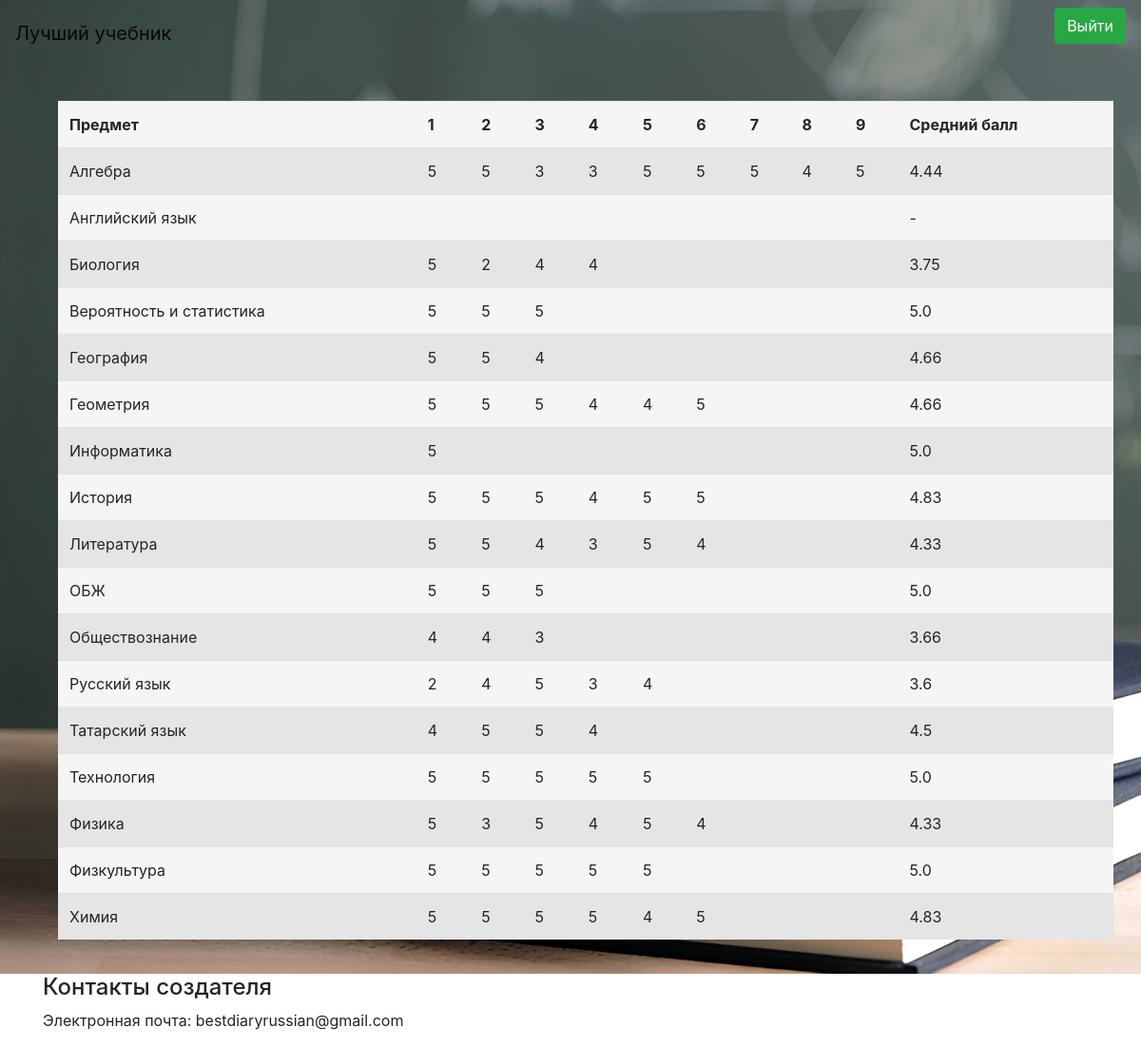
Screenshot of /user (signed in) with the database file from the repository.
### data/predmet.py (models this page shows)
class Predmet(SqlAlchemyBase, UserMixin):
    __tablename__ = 'predmets'
    id = sqlalchemy.Column(sqlalchemy.Integer,
                           primary_key=True, autoincrement=True)
    name = sqlalchemy.Column(sqlalchemy.String, nullable=True)

### main.py (the view)
@app.route("/user")
def user():
    coc = request.cookies.get("coc", 0)
    if coc:
        db_sess = db_session.create_session()
        userUs = db_sess.query(User).filter(
            User.id == int(coc.split(';')[0])).first()
        us = coc.split(';')[1]
        headings = ["Предмет", "Средний балл"]
        a = []
        mx = 0
        for i in db_sess.query(Predmet):
            evalutions = db_sess.query(Evaluation).filter(
                Evaluation.idUser == userUs.id).filter(
                Evaluation.idPredmet == i.id)
            p = 0
            for _ in evalutions:
                p += 1
            if mx < p:
                mx = p
        for i in range(mx, 0, -1):
            headings.insert(1, str(i))
        kk = 0
        for i in db_sess.query(Predmet).order_by(Predmet.name):
            kk += 1
            evalutions = db_sess.query(Evaluation).filter(
                Evaluation.idUser == userUs.id).filter(
                Evaluation.idPredmet == i.id)
            b = ['' for i in range(len(headings))]
            b[0] = i.name
            sm = 0
            k = 0
            if evalutions:
                for j in evalutions:
                    sm += j.type
                    k += 1
                    b[headings.index(str(k))] = j.type
                if k != 0:
                    b[-1] = str((sm / k * 100) // 1 / 100)
                else:
                    b[-1] = '-'
            else:
                b[-1] = '-'
            a.append(b)
        return render_template("user.html", headings=headings, data=a, us=us,
                               bg='img')
    else:
        return redirect("/")

### data/db_session.py (called while the page is built)
def create_session() -> Session:
    global __factory
    return __factory()

### main.py (called while the page is built)
@login_manager.user_loader
def load_user(user_id):
    db_sess = db_session.create_session()
    return db_sess.query(User).get(user_id)

### templates/user.html (shortened to what this page needs)
<!DOCTYPE html>
<html lang="en">
<head>
    <link rel="stylesheet" href="/static/styles.css">
</head>
<body>
{% extends "base.html" %}
{% block content %}
<table class="table">
    <tr class="table__header">
        {% for header in headings %}
        <th class="table__cell"> {{ header }}</th>
        {% endfor %}
    </tr>
    {% for row in data %}
        <tr class="table__row">
            {% for cell in row %}
                <td class="table__cell"> {{ cell }} </td>
            {% endfor %}
        </tr>
    {% endfor %}
</table>
{% endblock %}

### templates/base.html (shortened to what this page needs)
<!doctype html>
<html lang="en">
<head>
    <link rel="stylesheet"
          href="https://stackpath.bootstrapcdn.com/bootstrap/4.4.1/css/bootstrap.min.css"
>
</head>
<body>
{% if bg == "img" %}
<div class="custom-div_image_1">
{% else %}
<div class="custom-div">
{% endif %}
    <header>
        <nav class="navbar navbar-light">
            <a class="navbar-brand" href="#">Лучший учебник</a>
            {% if us != "None" %}
                <p>
                    <a class="btn btn-success" href="/logout">Выйти</a>
                </p>
            {% else %}
                <p>
                    <a class="btn btn-success" href="/login">Войти</a>
                </p>
            {% endif %}
        </nav>
    </header>
    <main role="main" class="container">
        {% block content %}{% endblock %}
    </main>
</div>
<footer>
    <div class="custom-center">
        <div class="container">
            <div class="row">
                <div class="col-md-6">
                    <h4>Контакты создателя</h4>
                    <p>Электронная почта: bestdiaryrussian@gmail.com</p>
                </div>
            </div>
        </div>
    </div>
</footer>
</body>
</html>

### static/styles.css (style rules this page uses)
.table { border-spacing: 0; margin: 1rem; background-color: #f5f5f5; }
.table__row:nth-child(even) { background-color: #e5e5e5; }
.table__header { text-align: left; }
.table__cell { padding: 8px; }

### templates/base.html (style rules this page uses)
main { min-height: 700px; max-width: 800px; margin: 0 auto; padding: 20px; }
.custom-center { align-items: center }
.custom-div_image_1 { background: url('../static/images/wallpaper_1.jpg'); background-repeat: no-repeat; background-size: cover; }

### rows the page displays
Predmet: name "Алгебра", row "5" "5" "3" "3" "5" "5" "5" "4" "5" "4.44"
Predmet: name "Английский язык", row "-"
Predmet: name "Биология", row "5" "2" "4" "4" "3.75"
Predmet: name "Вероятность и статистика", row "5" "5" "5" "5.0"
Predmet: name "География", row "5" "5" "4" "4.66"
Predmet: name "Геометрия", row "5" "5" "5" "4" "4" "5" "4.66"
Predmet: name "Информатика", row "5" "5.0"
Predmet: name "История", row "5" "5" "5" "4" "5" "5" "4.83"
Predmet: name "Литература", row "5" "5" "4" "3" "5" "4" "4.33"
Predmet: name "ОБЖ", row "5" "5" "5" "5.0"
Predmet: name "Обществознание", row "4" "4" "3" "3.66"
Predmet: name "Русский язык", row "2" "4" "5" "3" "4" "3.6"
Predmet: name "Татарский язык", row "4" "5" "5" "4" "4.5"
Predmet: name "Технология", row "5" "5" "5" "5" "5" "5.0"
Predmet: name "Физика", row "5" "3" "5" "4" "5" "4" "4.33"
Predmet: name "Физкультура", row "5" "5" "5" "5" "5" "5.0"
Predmet: name "Химия", row "5" "5" "5" "5" "4" "5" "4.83"

### other values shown
{{ header }} "Предмет" "1" "2" "3" "4" "5" "6" "7" "8" "9" "Средний балл"
